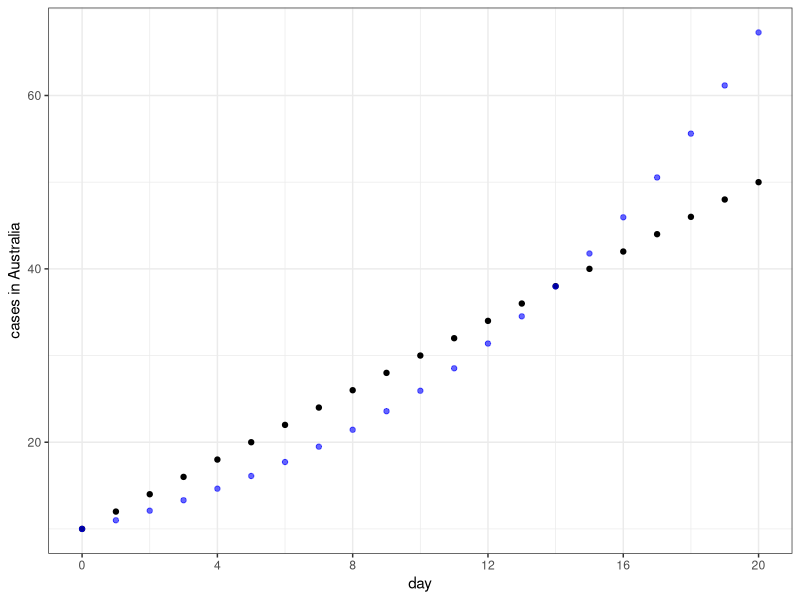

Generate this figure with R:
## ---- chunk 1
start<-10; pctIncrease<-10
xs<-seq(0,20)
ys<-2*xs +start
expo<-xs
expo[1]<-start
for(i in 2:length(xs)) {
  expo[i] <- expo[i-1]*(1+pctIncrease/100)
}
library(tibble); library(plyr); library(ggplot2)
ddd<-tibble(x=xs,y=ys,expo=expo)
h<-ggplot( data = ddd, aes( x, y )) + geom_point() + theme_bw() + ylab("cases in Australia") + xlab('day') +
          geom_point(aes(x = x, y = expo), color = "blue", alpha=.6) + scale_x_continuous(breaks = seq(0, 20, by = 4))
show(h)
